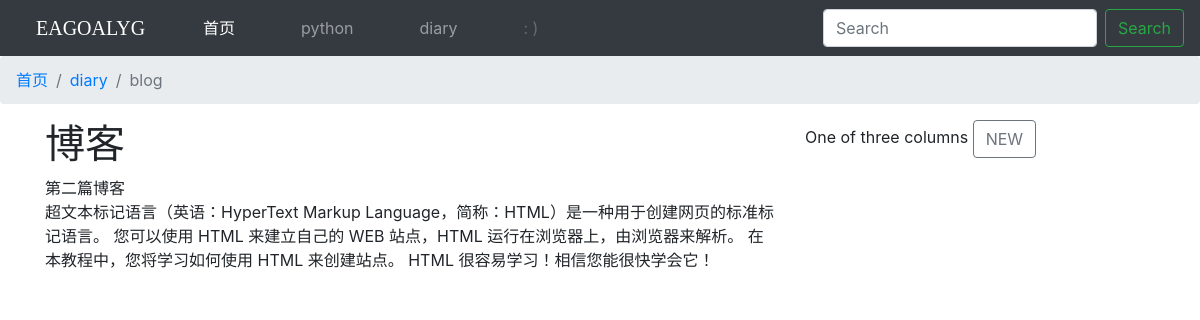
Page /2/ on the committed database.
### blog/models.py (models this page shows, shortened)
class BlogType(models.Model):
    type_name = models.CharField(max_length=15)

class Blog(models.Model):
    title = models.CharField(max_length=30)
    blog_type = models.ForeignKey(BlogType, on_delete=models.DO_NOTHING)
    created_at = models.DateTimeField(auto_now_add=True)
    content = models.TextField()
    author = models.ForeignKey(User, on_delete=models.DO_NOTHING)

### blog/views.py (the view)
# urls.py: path('<int:blog_pk>/', views.blog_detail, name='blog_detail'),
def blog_detail(request, blog_pk):
    blog = get_object_or_404(Blog, pk=blog_pk)
    blog_types = BlogType.objects.all()
    context = {'blog': blog, 'blog_types':blog_types}
    return render(request, 'blog/blog_detail.html', context)

### blog/templates/blog/blog_detail.html (shortened to what this page needs)
{% extends 'blog/base.html' %}
{% load static %}
{% block breadcrumb %}
<nav aria-label="breadcrumb">
  	<ol class="breadcrumb">
    	<li class="breadcrumb-item"><a href="{% url 'blog:index' %}">首页</a></li>
    	<li class="breadcrumb-item"><a href="{% url 'blog:blog_classification' blog.blog_type.pk %}">{{ blog.blog_type.type_name }}</a></li>
    	<li class="breadcrumb-item active" aria-current="page">blog</li>
 	</ol>
</nav>
{% endblock %}
{% block content %}
<h1>博客</h1>
<ul>
    <li>{{ blog.title }}</li>
    <li>{{ blog.content }}</li>
</ul>
{% endblock %}

### blog/templates/blog/base.html (shortened to what this page needs)
{% load static %}
<!DOCTYPE html>
<html lang="en">
<head>
	<link href="{% static 'blog/google-font.css' %}" rel="stylesheet">
	<link rel="stylesheet" href="{% static 'blog/blog.css' %}">
	<link rel="stylesheet" href="{% static 'base.css' %}">
	<link rel="stylesheet" href="{% static 'bootstrap-4.4.1-dist/css/bootstrap.min.css' %}">
</head>
<body>
	<nav class="fixed-top">
		<nav class="navbar navbar-expand-lg navbar-dark bg-dark">
			<a class="navbar-brand mr-auto mr-lg-0" href="{% url 'blog:index' %}">EAGOALYG</a>
			<div class="collapse navbar-collapse" id="navbarNav">
				<ul class="navbar-nav mr-auto">
					<li class="nav-item active">
				        <a class="nav-link" href="{% url 'blog:index' %}">首页<span class="sr-only">(current)</span></a>
				    </li>
					{% for blog_type in blog_types %}
					<li class="nav-item">
			        	<a class="nav-link" href="{% url 'blog:blog_classification' blog_type.pk %}">{{ blog_type.type_name }}</a>
			    	</li>
					{% endfor %}
					 <li class="nav-item">
					 	<a class="nav-link disabled" href="#" tabindex="-1" aria-disabled="true">: )</a>
					 </li>
				</ul>
				<form class="form-inline my-2 my-lg-0">
			      	<input class="form-control mr-sm-2" type="search" placeholder="Search" aria-label="Search">
			      	<button class="btn btn-outline-success my-2 my-sm-0" type="submit">Search</button>
			    </form>
			</div>
		</nav>
		{% block breadcrumb %}{% endblock %}
	</nav>
	<div class="container">
	  	<div class="row">
	    	<div class="col-md-8">
				{% block content %}{% endblock %}
	    	</div>
	    	<div class="col-md-4">
	      		One of three columns
	      		<a class="btn btn-outline-secondary" href="{% url 'blog:new_blog' %}" role="button">NEW</a>
	    	</div>
	  	</div>
	</div>
</body>
</html>

### blog/static/blog/blog.css (style rules this page uses)
.navbar-brand { font-family: 'Pacifico', cursive; padding-left: 20px; }
.navbar-nav { padding-left: 80px; }
.nav-item { padding-left: 50px; }
.container { padding-top: 120px; }

### static/base.css (style rules this page uses)
* { margin: 0; padding: 0; }
ul { list-style-type: none; }

### rows in the picture
BlogType: type_name "python"
BlogType: type_name "diary"
Blog: blog_type.type_name "diary", title "第二篇博客", content "超文本标记语言（英语：HyperText Markup Language，简称：HTML）是一种用于创建网页的标准标记语言。 您可以使用 HTML 来建立自己的 WEB 站点，HTML 运行在浏览器上，由浏览器来解析。 在本教程中，您将学习如何使用 HTML 来创建站点。 HTML 很容易学习！相信您能很快学会它！"
